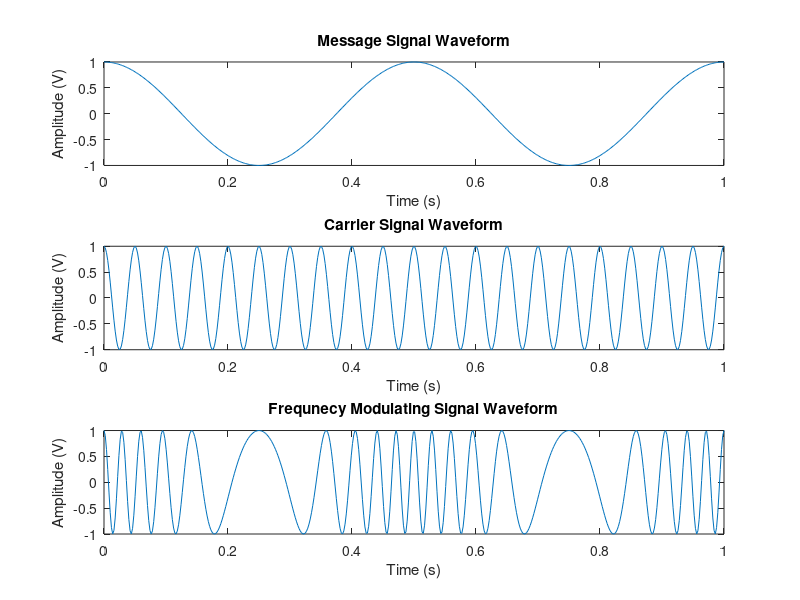

This chart was generated by the following MATLAB code:
% Hasan Rixwn 335753
% Ahmed Mohsin 333060
% Amina Bashir 343489
%Syeda Fatima Zahra 334379

% Define parameters
A_message = 1;    % amplitude = 1V
f_message = 2;    % frequency = 2Hz
A_carrier = 1;
f_carrier = 20;
% Define time vector
t  = linspace(0,1,500);   % time from 0 to 1 second in steps of 0.001

% Generate message signal waveform
message = A_message*cos(2*pi*f_message*t);
carrier = A_carrier*cos(2*pi*f_carrier*t);

% Message Signal  Plot waveform
subplot(311); plot(t,message);
xlabel('Time (s)');
ylabel('Amplitude (V)');
title('Message Signal Waveform');

% Carrier Signal  Plot waveform
subplot(312);
plot(t,carrier);
xlabel('Time (s)');
ylabel('Amplitude (V)');
title('Carrier Signal Waveform');
kf = 15;
delta_f = kf*A_message;
index = (delta_f)/(f_message) ;
F_modulating = A_carrier*cos((2*pi*f_carrier*t) + (index*sin(2*pi*f_message*t)) );

% Frequnecy Modulating Signal  Plot waveform
subplot(313);plot(t,F_modulating);
xlabel('Time (s)');
ylabel('Amplitude (V)');
title('Frequnecy Modulating Signal Waveform');